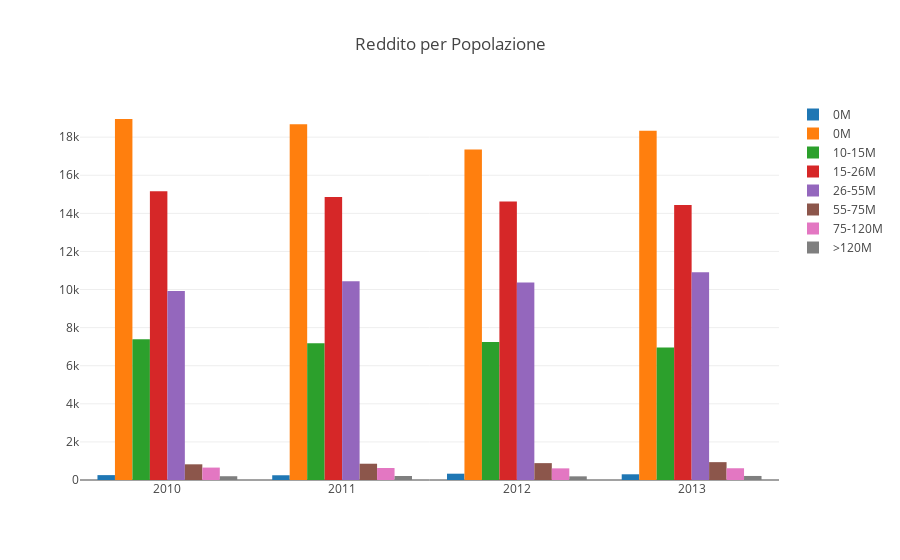

Write notebook code for a chart like this one.
### Code cell
fig = go.Figure(data=data, layout=layout)
py.iplot(fig,image='svg')

### Figure 1 — Plotly figure (JSON) as saved in the notebook; plotly's stock layout.template omitted (floating-point values rounded to 4 significant figures)
{"data": [{"name": "0M", "type": "bar", "x": [2010, 2011, 2012, 2013], "y": [256, 249, 331, 300]}, {"name": "0M", "type": "bar", "x": [2010, 2011, 2012, 2013], "y": [18954, 18678, 17355, 18341]}, {"name": "10-15M", "type": "bar", "x": [2010, 2011, 2012, 2013], "y": [7394, 7176, 7245, 6958]}, {"name": "15-26M", "type": "bar", "x": [2010, 2011, 2012, 2013], "y": [15165, 14859, 14623, 14433]}, {"name": "26-55M", "type": "bar", "x": [2010, 2011, 2012, 2013], "y": [9919, 10432, 10370, 10905]}, {"name": "55-75M", "type": "bar", "x": [2010, 2011, 2012, 2013], "y": [824, 855, 886, 937]}, {"name": "75-120M", "type": "bar", "x": [2010, 2011, 2012, 2013], "y": [652, 629, 611, 617]}, {"name": ">120M", "type": "bar", "x": [2010, 2011, 2012, 2013], "y": [198, 211, 192, 212]}], "layout": {"title": "Reddito per Popolazione"}}
